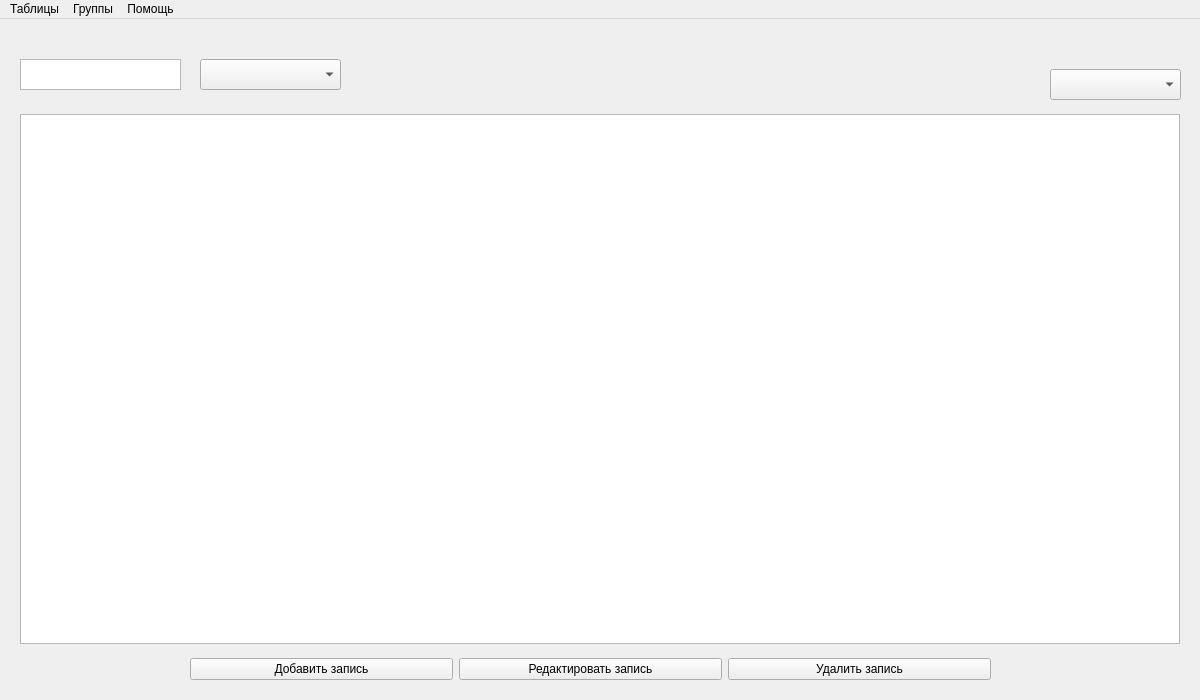
<?xml version="1.0" encoding="UTF-8"?>
<ui version="4.0">
 <class>MainWindow</class>
 <widget class="QMainWindow" name="MainWindow">
  <property name="enabled">
   <bool>true</bool>
  </property>
  <property name="geometry">
   <rect>
    <x>0</x>
    <y>0</y>
    <width>1200</width>
    <height>700</height>
   </rect>
  </property>
  <property name="sizePolicy">
   <sizepolicy hsizetype="Preferred" vsizetype="Preferred">
    <horstretch>0</horstretch>
    <verstretch>0</verstretch>
   </sizepolicy>
  </property>
  <property name="minimumSize">
   <size>
    <width>1200</width>
    <height>700</height>
   </size>
  </property>
  <property name="maximumSize">
   <size>
    <width>1200</width>
    <height>700</height>
   </size>
  </property>
  <property name="windowTitle">
   <string>Обработка данных о выставочных экспонатах.</string>
  </property>
  <property name="tabShape">
   <enum>QTabWidget::TabShape::Rounded</enum>
  </property>
  <widget class="QWidget" name="centralwidget">
   <widget class="QStackedWidget" name="tables_area">
    <property name="geometry">
     <rect>
      <x>20</x>
      <y>95</y>
      <width>1160</width>
      <height>530</height>
     </rect>
    </property>
    <property name="currentIndex">
     <number>0</number>
    </property>
    <widget class="QWidget" name="tables_page">
     <widget class="QStackedWidget" name="db_tables">
      <property name="geometry">
       <rect>
        <x>0</x>
        <y>0</y>
        <width>1160</width>
        <height>530</height>
       </rect>
      </property>
      <widget class="QWidget" name="vyst_mo">
       <widget class="QTableView" name="vyst_mo_table">
        <property name="geometry">
         <rect>
          <x>0</x>
          <y>0</y>
          <width>1160</width>
          <height>530</height>
         </rect>
        </property>
        <property name="sizePolicy">
         <sizepolicy hsizetype="Expanding" vsizetype="Expanding">
          <horstretch>0</horstretch>
          <verstretch>0</verstretch>
         </sizepolicy>
        </property>
       </widget>
      </widget>
      <widget class="QWidget" name="vuz">
       <widget class="QTableView" name="vuz_table">
        <property name="geometry">
         <rect>
          <x>0</x>
          <y>0</y>
          <width>1160</width>
          <height>530</height>
         </rect>
        </property>
       </widget>
      </widget>
      <widget class="QWidget" name="grntirub">
       <widget class="QTableView" name="grntirub_table">
        <property name="geometry">
         <rect>
          <x>0</x>
          <y>0</y>
          <width>1160</width>
          <height>530</height>
         </rect>
        </property>
       </widget>
      </widget>
      <widget class="QWidget" name="obshsvd">
       <widget class="QTableView" name="obshsvd_table">
        <property name="geometry">
         <rect>
          <x>0</x>
          <y>0</y>
          <width>1160</width>
          <height>530</height>
         </rect>
        </property>
       </widget>
      </widget>
     </widget>
    </widget>
    <widget class="QWidget" name="group_page">
     <widget class="QTableWidget" name="group_table">
      <property name="geometry">
       <rect>
        <x>0</x>
        <y>0</y>
        <width>1160</width>
        <height>530</height>
       </rect>
      </property>
     </widget>
    </widget>
   </widget>
   <widget class="QPlainTextEdit" name="search_field">
    <property name="geometry">
     <rect>
      <x>20</x>
      <y>40</y>
      <width>161</width>
      <height>31</height>
     </rect>
    </property>
   </widget>
   <widget class="QComboBox" name="add_filters_cb">
    <property name="geometry">
     <rect>
      <x>200</x>
      <y>40</y>
      <width>141</width>
      <height>31</height>
     </rect>
    </property>
   </widget>
   <widget class="QComboBox" name="modify_table_cb">
    <property name="geometry">
     <rect>
      <x>1050</x>
      <y>50</y>
      <width>131</width>
      <height>31</height>
     </rect>
    </property>
   </widget>
   <widget class="QWidget" name="layoutWidget">
    <property name="geometry">
     <rect>
      <x>190</x>
      <y>630</y>
      <width>801</width>
      <height>41</height>
     </rect>
    </property>
    <layout class="QHBoxLayout" name="crud_menu">
     <item>
      <widget class="QPushButton" name="create_btn">
       <property name="text">
        <string>Добавить запись</string>
       </property>
      </widget>
     </item>
     <item>
      <widget class="QPushButton" name="update_btn">
       <property name="text">
        <string>Редактировать запись</string>
       </property>
      </widget>
     </item>
     <item>
      <widget class="QPushButton" name="delete_btn">
       <property name="text">
        <string>Удалить запись</string>
       </property>
      </widget>
     </item>
    </layout>
   </widget>
  </widget>
  <widget class="QMenuBar" name="menuBar">
   <property name="geometry">
    <rect>
     <x>0</x>
     <y>0</y>
     <width>1200</width>
     <height>22</height>
    </rect>
   </property>
   <widget class="QMenu" name="tables">
    <property name="title">
     <string>Таблицы</string>
    </property>
    <addaction name="vistavki"/>
    <addaction name="grnti"/>
    <addaction name="vuz_2"/>
    <addaction name="Obshaya_cvodka"/>
   </widget>
   <widget class="QMenu" name="groups">
    <property name="geometry">
     <rect>
      <x>396</x>
      <y>125</y>
      <width>134</width>
      <height>50</height>
     </rect>
    </property>
    <property name="title">
     <string>Группы</string>
    </property>
   </widget>
   <widget class="QMenu" name="help">
    <property name="title">
     <string>Помощь</string>
    </property>
   </widget>
   <addaction name="tables"/>
   <addaction name="groups"/>
   <addaction name="help"/>
  </widget>
  <action name="vistavki">
   <property name="text">
    <string>Выставки</string>
   </property>
  </action>
  <action name="grnti">
   <property name="text">
    <string>ГРНТИ</string>
   </property>
  </action>
  <action name="vuz_2">
   <property name="text">
    <string>ВУЗы</string>
   </property>
  </action>
  <action name="Obshaya_cvodka">
   <property name="text">
    <string>Общая сводка</string>
   </property>
  </action>
 </widget>
 <resources/>
 <connections/>
</ui>
